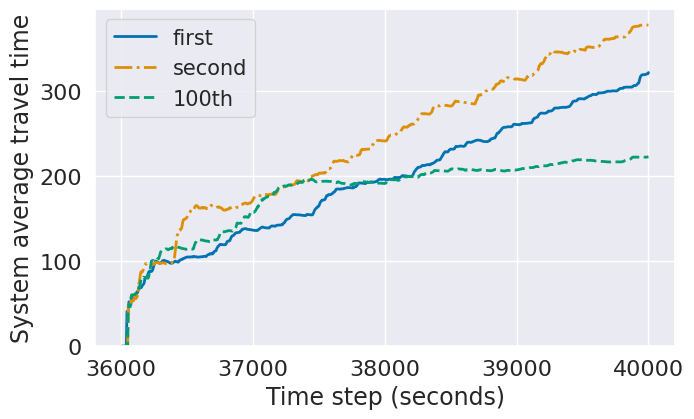

Write the Python code that produced this figure.
import argparse
import glob
import os
from itertools import cycle

import matplotlib.pyplot as plt
import numpy as np
import pandas as pd
import seaborn as sns


sns.set(
    style="darkgrid",
    rc={
        "figure.figsize": (7.2, 4.45),
        "text.usetex": False,
        "xtick.labelsize": 16,
        "ytick.labelsize": 16,
        "font.size": 15,
        "figure.autolayout": True,
        "axes.titlesize": 16,
        "axes.labelsize": 17,
        "lines.linewidth": 2,
        "lines.markersize": 6,
        "legend.fontsize": 15,
    },
)
colors = sns.color_palette("colorblind", 4)
# colors = sns.color_palette("Set1", 2)
# colors = ['#FF4500','#e31a1c','#329932', 'b', 'b', '#6a3d9a','#fb9a99']
dashes_styles = cycle(["-", "-.", "--", ":"])
sns.set_palette(colors)
colors = cycle(colors)


def moving_average(interval, window_size):
    if window_size == 1:
        return interval
    window = np.ones(int(window_size)) / float(window_size)
    return np.convolve(interval, window, "same")


def plot_df(df, color, xaxis, yaxis, ma=1, label=""):
    df[yaxis] = pd.to_numeric(df[yaxis], errors="coerce")  # convert NaN string to NaN value

    mean = df.groupby(xaxis).mean()[yaxis]
    std = df.groupby(xaxis).std()[yaxis]
    if ma > 1:
        mean = moving_average(mean, ma)
        std = moving_average(std, ma)

    x = df.groupby(xaxis)[xaxis].mean().keys().values
    plt.plot(x, mean, label=label, color=color, linestyle=next(dashes_styles))
    plt.fill_between(x, mean + std, mean - std, alpha=0.25, color=color, rasterized=True)

    # plt.ylim([0,200])
    # plt.xlim([40000, 70000])


if __name__ == "__main__":
    parser = argparse.ArgumentParser(
        formatter_class=argparse.ArgumentDefaultsHelpFormatter, description="""Plot Traffic Signal Metrics"""
    )
    parser.add_argument("--file", nargs="+", help="Measures files\n")
    parser.add_argument("--folder", help="Folder with output files\n")
    parser.add_argument("-l", nargs="+", default=None, help="File's legends\n")
    parser.add_argument("-t", type=str, default="", help="Plot title\n")
    parser.add_argument("-yaxis", type=str, help="The column to plot.\n")
    parser.add_argument("-xaxis", type=str, default="step", help="The x axis.\n")
    parser.add_argument("-ma", type=int, default=1, help="Moving Average Window.\n")
    parser.add_argument("-sep", type=str, default=",", help="Values separator on file.\n")
    parser.add_argument("-xlabel", type=str, default="Time step (seconds)", help="X axis label.\n")
    parser.add_argument("-ylabel", type=str, default="Total travel time (s)", help="Y axis label.\n")
    parser.add_argument("-output", type=str, default=None, help="PDF output filename.\n")

    args = parser.parse_args()

    if (args.file is None and args.folder is None):
        parser.error("Either file or folder with files must be provided")
    if not (args.file is None):
        output = args.file
    else:
        csv_files = os.listdir(args.folder)
        output = [os.path.join(args.folder, filename) for filename in csv_files if filename.endswith('.csv')]
        print(output)
    
    labels = cycle(args.l) if args.l is not None else cycle([str(i) for i in range(len(output))])

    plt.figure()

    # File reading and grouping
    for file in output:
        main_df = pd.DataFrame()
        for f in glob.glob(file + "*"):
            df = pd.read_csv(f, sep=args.sep)
            if main_df.empty:
                main_df = df
            else:
                main_df = pd.concat((main_df, df))

        # Plot DataFrame
        plot_df(main_df, xaxis=args.xaxis, yaxis=args.yaxis, label=next(labels), color=next(colors), ma=args.ma)
    plt.legend()
    plt.title(args.t)
    plt.ylabel(args.ylabel)
    plt.xlabel(args.xlabel)
    plt.ylim(bottom=0)

    if args.output is not None:
        plt.savefig(args.output, bbox_inches="tight")

    plt.show()
